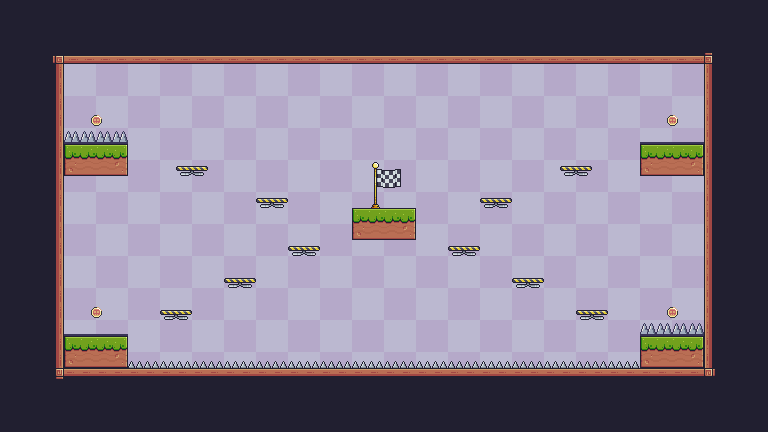

A 2D game scene composited from a Tiled map and its tileset images. What follows is a short description and the map's XML, with each tile layer's data collapsed to a summary:
An orthogonal 48x27 tile map with 16x16 px tiles, 8 tile layers (background, platforms, falling_platforms, static_spikes, ...), 7 tilesets and 10 objects.

<map version="1.5" tiledversion="1.5.0" orientation="orthogonal" renderorder="left-up" width="48" height="27" tilewidth="16" tileheight="16" infinite="0" nextlayerid="11" nextobjectid="11">
 <tileset firstgid="1" source="Backgrounds.tsx" />
 <tileset firstgid="8" source="coin.tsx" />
 <tileset firstgid="9" source="end_point.tsx" />
 <tileset firstgid="19" source="falling_platform.tsx" />
 <tileset firstgid="20" source="spikes.tsx" />
 <tileset firstgid="24" source="static_spikes.tsx" />
 <tileset firstgid="25" source="Terrain.tsx" />
 <layer id="1" name="background" width="48" height="27" locked="1">
  <data>[1296 cells, 50 non-empty, 1 distinct tile ids]</data>
 </layer>
 <layer id="2" name="platforms" width="48" height="27" locked="1">
  <data>[1296 cells, 576 non-empty, 15 distinct tile ids]</data>
 </layer>
 <layer id="8" name="falling_platforms" width="48" height="27" locked="1">
  <data>[1296 cells, 10 non-empty, 1 distinct tile ids]</data>
 </layer>
 <layer id="4" name="static_spikes" width="48" height="27" locked="1">
  <properties>
   <property name="rotation" type="float" value="0" />
  </properties>
  <data>[1296 cells, 32 non-empty, 1 distinct tile ids]</data>
 </layer>
 <layer id="6" name="non_active_spikes" width="48" height="27" locked="1">
  <properties>
   <property name="rotation" type="float" value="0" />
  </properties>
  <data>[1296 cells, 8 non-empty, 1 distinct tile ids]</data>
 </layer>
 <layer id="5" name="active_spikes" width="48" height="27" locked="1">
  <properties>
   <property name="rotation" type="float" value="0" />
  </properties>
  <data>[1296 cells, 8 non-empty, 1 distinct tile ids]</data>
 </layer>
 <layer id="3" name="coins" width="48" height="27">
  <data>[1296 cells, 4 non-empty, 1 distinct tile ids]</data>
 </layer>
 <layer id="7" name="end_point" width="48" height="27" locked="1">
  <data>[1296 cells, 1 non-empty, 1 distinct tile ids]</data>
 </layer>
 <objectgroup id="9" name="collided_objects" locked="1">
  <object id="1" x="64" y="144" width="64" height="32" />
  <object id="2" x="64" y="336" width="64" height="32" />
  <object id="3" x="352" y="208" width="64" height="32" />
  <object id="4" x="640" y="144" width="64" height="32" />
  <object id="5" x="640" y="336" width="64" height="32" />
  <object id="7" x="64" y="368" width="640" height="16" />
  <object id="8" x="704" y="64" width="16" height="304" />
  <object id="9" x="64" y="48" width="640" height="16" />
  <object id="10" x="48" y="64" width="16" height="304" />
 </objectgroup>
 <objectgroup id="10" name="player" locked="1">
  <object id="6" x="384" y="144" />
 </objectgroup>
</map>
